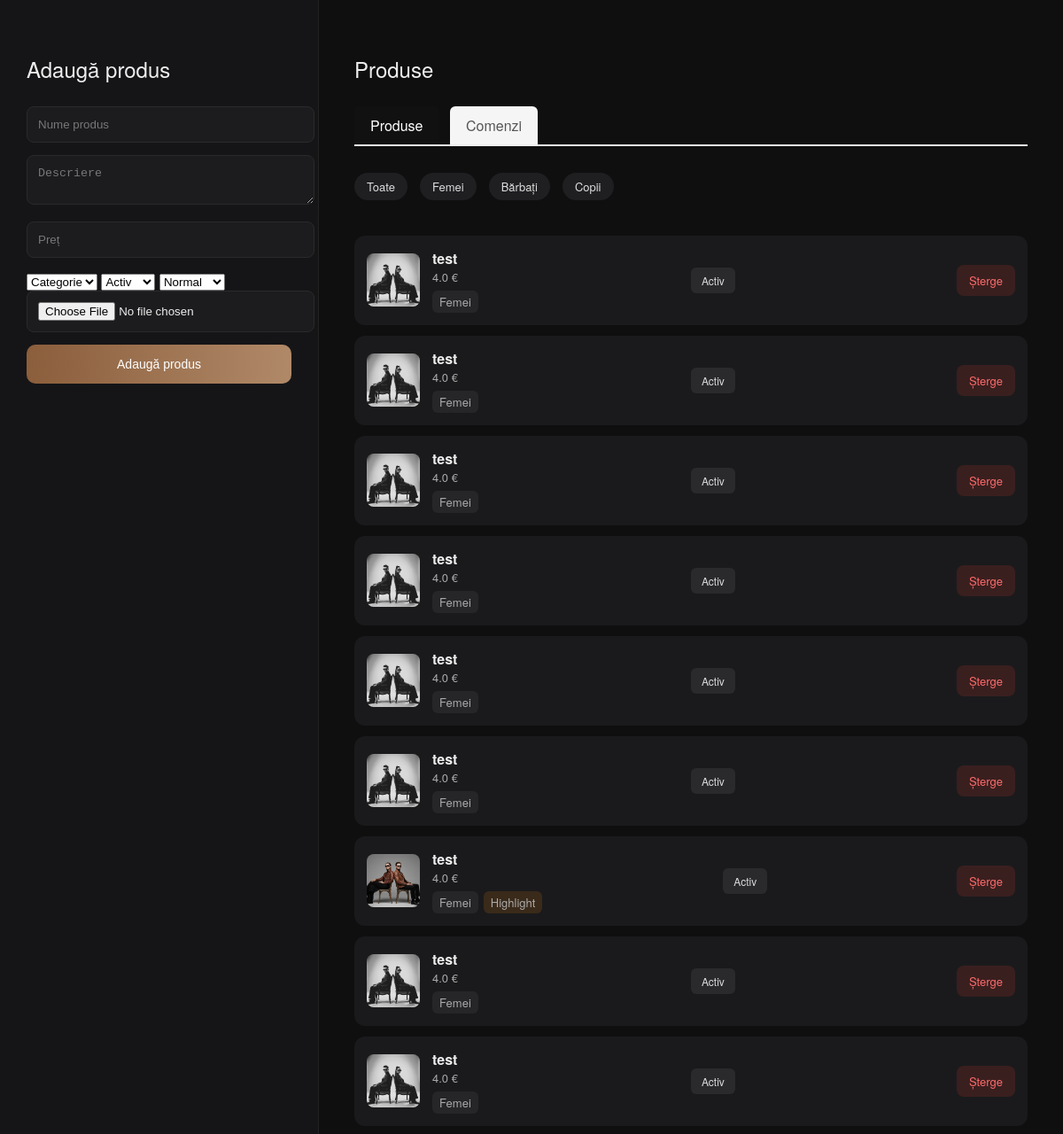
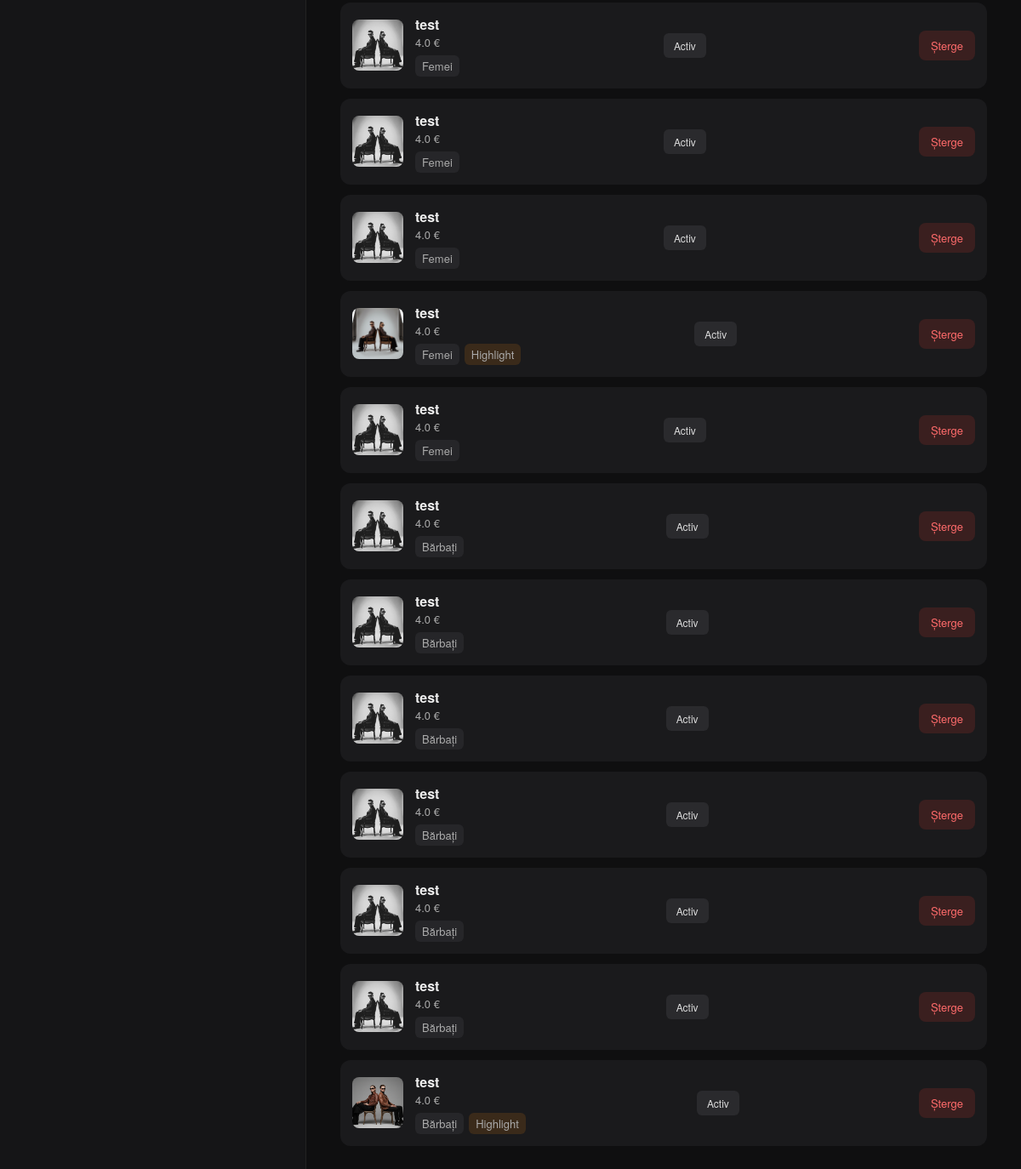
The page /admin on the database its author committed (2 pictures, top to bottom).
### tables this page shows
CREATE TABLE produse (
            id INTEGER PRIMARY KEY AUTOINCREMENT,
            nume TEXT NOT NULL,
            pret REAL NOT NULL,
            imagine TEXT NOT NULL,
            descriere TEXT
        , categorie TEXT, status INTEGER DEFAULT 1, highlight INTEGER DEFAULT 0);

### app.py (the view)
@app.route("/admin")
def admin():
    categorie = request.args.get("categorie")
    db = get_db()
    if categorie and categorie != "Toate":
        produse = db.execute(
            "SELECT * FROM produse WHERE categorie=?",
            (categorie,)
        ).fetchall()
    else:
        produse = db.execute("SELECT * FROM produse").fetchall()
    return render_template("admin.html", produse=produse, categorie=categorie)

### app.py (called while the page is built)
def get_db():
    conn = sqlite3.connect(DATABASE)
    conn.row_factory = sqlite3.Row
    return conn

### templates/admin.html (shortened to what this page needs)
<!DOCTYPE html>
<html lang="ro">
<head>
    <link rel="stylesheet" href="{{ url_for('static', filename='style.css') }}">
</head>
<body class="admin-dark">
<div class="admin-layout">
    <div class="admin-sidebar">
        <h2>Adaugă produs</h2>
        <form method="post" action="/admin/adauga" enctype="multipart/form-data">
            <input type="text" name="nume" placeholder="Nume produs" required>
            <textarea name="descriere" placeholder="Descriere"></textarea>
            <input type="number" step="0.01" name="pret" placeholder="Preț" required>
            <select name="categorie" required>
                <option value="">Categorie</option>
            </select>
            <select name="status">
                <option value="1">Activ</option>
            </select>
            <select name="highlight">
                <option value="0">Normal</option>
            </select>
            <input type="file" name="imagine" accept="image/*" required>
            <button type="submit">Adaugă produs</button>
        </form>
    </div>
    <div class="admin-content">
        <div class="admin-header">
            <h2>Produse</h2>
            <div class="admin-nav">
                <a href="/admin" class="tab active">Produse</a>
                <a href="/admin/comenzi" class="tab">Comenzi</a>
            </div>
            <div class="admin-filter">
                <a href="/admin">Toate</a>
                <a href="/admin?categorie=Femei">Femei</a>
                <a href="/admin?categorie=Bărbați">Bărbați</a>
                <a href="/admin?categorie=Copii">Copii</a>
            </div>
        </div>
        <div class="admin-list-scroll">
            <div class="admin-table">
                {% for p in produse %}
                <div class="admin-row">
                    <img src="{{ p.imagine }}">
                    <div class="admin-row-info">
                        <strong>{{ p.nume }}</strong>
                        <span>{{ p.pret }} €</span>
                        <div class="admin-badges">
                            <span class="badge-cat">{{ p.categorie }}</span>
                            {% if p.highlight == 1 %}
                                <span class="badge-highlight">Highlight</span>
                            {% endif %}
                        </div>
                    </div>
                    <a href="/admin/toggle/{{ p.id }}" class="admin-status">
                        {% if p.status == 1 %}
                            Activ
                        {% else %}
                            Inactiv
                        {% endif %}
                    </a>
                    <a href="/admin/sterge/{{ p.id }}" class="admin-delete">Șterge</a>
                </div>
                {% endfor %}
            </div>
        </div>
    </div>
</div>
</body>
</html>

### static/style.css (style rules this page uses)
html, body { margin: 0; padding: 0; min-height: 100%; overflow-x: hidden; }
body { font-family: Arial; background: #f5f5f5; min-height: 100vh; display: flex; flex-direction: column; }
body { min-height: 100vh; display: flex; flex-direction: column; }
.admin-dark { margin: 0; background: #0f0f10; color: #eee; font-family: "Helvetica Neue", Arial, sans-serif; }
.admin-layout { display: grid; grid-template-columns: 30% 70%; height: 100vh; overflow: hidden; }
.admin-sidebar { background: #151517; padding: 40px 30px; border-right: 1px solid #222; height: 100vh; position: sticky; top: 0; overflow: hidden; }
.admin-sidebar h2 { margin-bottom: 25px; font-weight: 500; }
.admin-sidebar input, .admin-sidebar textarea { width: 100%; padding: 12px; margin-bottom: 14px; border-radius: 8px; border: 1px solid #2a2a2d; background: #1c1c1f; color: #eee; }
.admin-sidebar input::placeholder, .admin-sidebar textarea::placeholder { color: #777; }
.admin-sidebar button { width: 100%; padding: 14px; border: none; border-radius: 10px; background: linear-gradient(90deg,#8b5e3c,#b08968); color: white; font-size: 14px; cursor: pointer; }
.admin-content h2 { margin-bottom: 25px; font-weight: 500; }
.admin-table { display: flex; flex-direction: column; gap: 12px; }
.admin-row { display: flex; align-items: center; background: #1a1a1c; padding: 14px; border-radius: 12px; }
.admin-row img { width: 60px; height: 60px; object-fit: cover; border-radius: 8px; margin-right: 14px; }
.admin-row-info { display: flex; flex-direction: column; }
.admin-row-info span { font-size: 13px; color: #aaa; }
.admin-delete { margin-left: auto; background: #3a1f1f; color: #ff6b6b; padding: 8px 14px; border-radius: 8px; text-decoration: none; font-size: 13px; }
.admin-status { margin-left: auto; margin-right: 10px; padding: 6px 12px; border-radius: 6px; font-size: 12px; text-decoration: none; background: #2a2a2d; color: #ddd; }
.admin-filter { margin-bottom: 20px; display: flex; gap: 14px; }
.admin-filter a { padding: 6px 14px; border-radius: 999px; background: #1f1f22; color: #ddd; text-decoration: none; font-size: 13px; }
.admin-badges { margin-top: 6px; display: flex; gap: 6px; }
.badge-cat { background: #262629; color: #bbb; font-size: 11px; padding: 3px 8px; border-radius: 6px; }
.badge-highlight { background: #3a2a1a; color: #e0b27a; font-size: 11px; padding: 3px 8px; border-radius: 6px; }
.admin-sidebar { background: #151517; padding: 40px 30px; border-right: 1px solid #222; height: 100vh; }
.admin-content { display: flex; flex-direction: column; height: 100vh; overflow: hidden; }
.admin-list-scroll { overflow-y: auto; height: calc(100vh - 120px); padding-right: 10px; }
.admin-header { padding: 40px 40px 20px 40px; }
.admin-list-scroll { flex: 1; overflow-y: auto; min-height: 0; padding: 0 40px 40px 40px; }
.admin-list-scroll { overflow-y: auto; height: 200px; }
.admin-nav { margin: 20px 0 30px 0; border-bottom: 2px solid #eee; }
.admin-nav .tab { display: inline-block; padding: 10px 18px; margin-right: 8px; text-decoration: none; color: #555; border-radius: 6px 6px 0 0; background: #f5f5f5; font-weight: 500; }
.admin-nav .active { background: #111; color: white; }

### rows shown on the page
produse: imagine (picture), nume "test", pret "4.0", categorie "Femei", status "Activ"
produse: imagine (picture), nume "test", pret "4.0", categorie "Femei", status "Activ"
produse: imagine (picture), nume "test", pret "4.0", categorie "Femei", status "Activ"
produse: imagine (picture), nume "test", pret "4.0", categorie "Femei", status "Activ"
produse: imagine (picture), nume "test", pret "4.0", categorie "Femei", status "Activ"
produse: imagine (picture), nume "test", pret "4.0", categorie "Femei", status "Activ"
produse: imagine (picture), nume "test", pret "4.0", categorie "Femei", highlight "Highlight", status "Activ"
produse: imagine (picture), nume "test", pret "4.0", categorie "Femei", status "Activ"
produse: imagine (picture), nume "test", pret "4.0", categorie "Femei", status "Activ"
produse: imagine (picture), nume "test", pret "4.0", categorie "Femei", status "Activ"
produse: imagine (picture), nume "test", pret "4.0", categorie "Femei", status "Activ"
produse: imagine (picture), nume "test", pret "4.0", categorie "Femei", status "Activ"
produse: imagine (picture), nume "test", pret "4.0", categorie "Femei", highlight "Highlight", status "Activ"
produse: imagine (picture), nume "test", pret "4.0", categorie "Femei", status "Activ"
produse: imagine (picture), nume "test", pret "4.0", categorie "Bărbați", status "Activ"
produse: imagine (picture), nume "test", pret "4.0", categorie "Bărbați", status "Activ"
produse: imagine (picture), nume "test", pret "4.0", categorie "Bărbați", status "Activ"
produse: imagine (picture), nume "test", pret "4.0", categorie "Bărbați", status "Activ"
produse: imagine (picture), nume "test", pret "4.0", categorie "Bărbați", status "Activ"
produse: imagine (picture), nume "test", pret "4.0", categorie "Bărbați", status "Activ"
produse: imagine (picture), nume "test", pret "4.0", categorie "Bărbați", highlight "Highlight", status "Activ"
